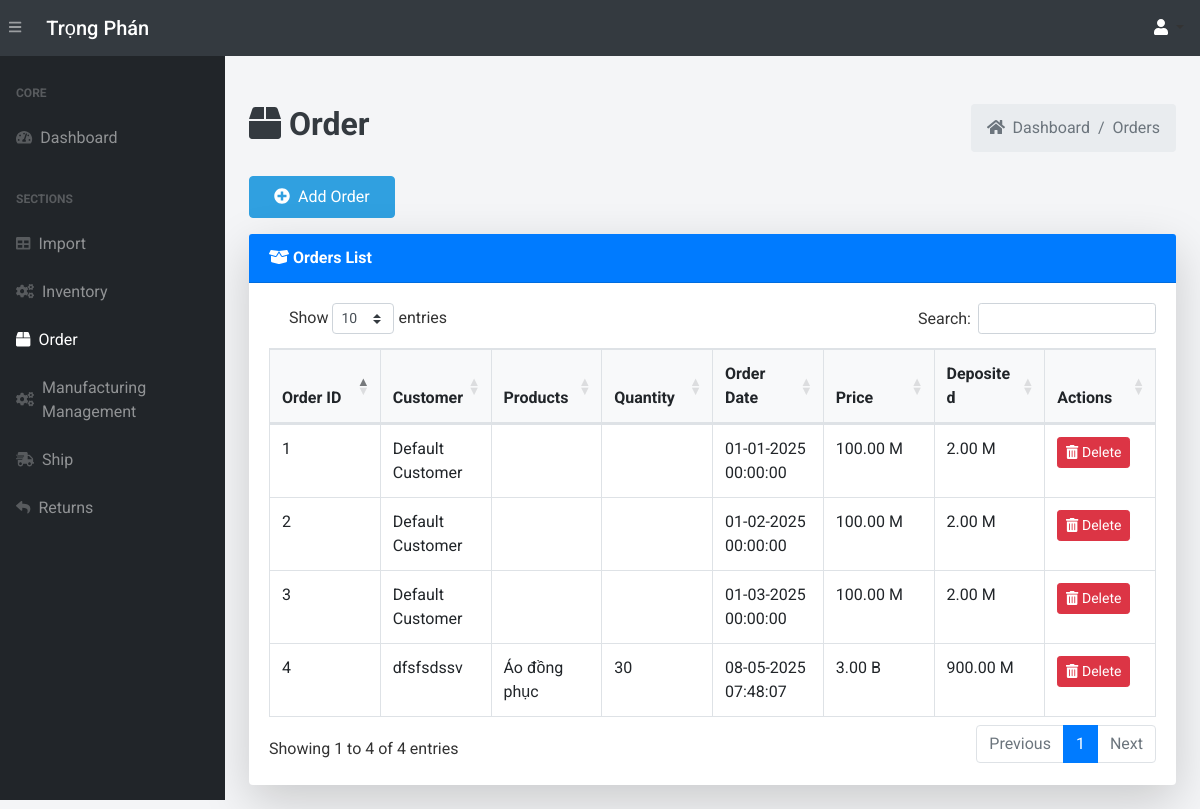
Page /order/ (signed in) on the committed database.
### app.py (models this page shows, shortened)
class Order(db.Model):
    __tablename__ = 'orders'
    order_id = db.Column(db.Integer, primary_key=True)
    cus_name = db.Column(db.String(255), nullable=False)  # Customer Name
    cus_contact = db.Column(db.String(255), nullable=False)  # Customer Contact
    cus_address = db.Column(db.String(255), nullable=False)  # Customer Address
    order_date = db.Column(db.DateTime, default=vietnam_now)
    price = db.Column(db.Numeric(10, 2), nullable=False)
    deposit_amount = db.Column(db.Float, nullable=False, default=0.0)
    deposit_percent = db.Column(db.Float, nullable=False, default=0.0)
    status = db.Column(db.String(50), default="Processing")
    order_details = db.relationship('OrderDetail', backref='order_relation', lazy=True)

class OrderDetail(db.Model):
    __tablename__ = 'order_details'
    order_detail_id = db.Column(db.Integer, primary_key=True)
    order_id = db.Column(db.Integer, db.ForeignKey('orders.order_id'))
    product_name = db.Column(db.String(100))
    product_price = db.Column(db.Float)
    quantity = db.Column(db.Integer)
    odstarus=db.Column(db.String(50), default="Processing")
    import_id = db.Column(db.Integer, db.ForeignKey('imports.import_id'))  # Import relation
    import_record = db.relationship('Import', backref='order_details', lazy=True)

### app.py (the view)
@app.route('/order/', methods=["GET", "POST"])
@login_required
def view_order():
    orders = Order.query.all()
    return render_template("order.html", orders=orders)

### app.py (called while the page is built, shortened)
@login_manager.user_loader
def load_user(user_id):
    return User.query.get(int(user_id))

def add_monthly_data():
    current_year = datetime.now().year
    months = [f"{current_year}-{str(month).zfill(2)}" for month in range(1, 4)]  # Tháng 1 đến tháng 6
    for month in months:
        existing_month_data = db.session.query(Order).filter(Order.order_date.like(f'{month}%')).first()
    db.session.commit()

@app.before_request
def initialize_data():
    add_monthly_data()

@app.template_filter('format_price')
@login_required
def format_price(value):
    try:
        if value >= 1000000000:
            return "{:,.2f} B".format(value / 1000000000)
        elif value >= 1000000:
            return "{:,.2f} M".format(value / 1000000)
        return "{:,.2f}".format(value)
    except (ValueError, TypeError):
        return value

### templates/order.html (shortened to what this page needs)
{% extends 'base.html' %}
{% block content %}
<main>
    <div class="container-fluid mt-5">
        <div class="d-flex justify-content-between align-items-center mb-4">
            <h1 class="text-dark font-weight-bold"  style="font-size: 2rem;"><i class="fas fa-box"></i> Order</h1>
            <ol class="breadcrumb mb-0">
                <li class="breadcrumb-item"><a href="/" class="text-decoration-none text-muted"><i class="fas fa-home mr-1"></i> Dashboard</a></li>
                <li class="breadcrumb-item active">Orders</li>
            </ol>
        </div>
        <a href="/add-order/" class="btn btn-add px-4 py-2 mb-3">
            <i class="fas fa-plus-circle mr-2"></i>Add Order
        </a>
        <div class="card shadow-lg border-0 mb-4">
            <div class="card-header bg-primary text-white font-weight-bold">
                <i class="fas fa-box-open"></i> Orders List
            </div>
            <div class="card-body">
                <div class="table-responsive">
                    {% if orders %}
                        <table class="table table-bordered table-hover" id="dataTable" width="100%" cellspacing="0" style="table-layout: fixed;">
                            <thead class="bg-light">
                                <tr>
                                    <th>Order ID</th>
                                    <th>Customer</th>
                                    <th>Products</th>
                                    <th>Quantity</th>
                                    <th>Order Date</th>
                                    <th>Price</th>
                                    <th>Deposited</th>
                                    <th>Actions</th>
                                </tr>
                            </thead>
                            <tbody>
                                {% for order in orders %}
                                    <tr>
                                        <td>{{ order.order_id }}</td>
                                        <td>{{ order.cus_name }}</td>
                                        <td>
                                            {% for order_detail in order.order_details %}
                                                {{ order_detail.product_name }} <br>
                                            {% endfor %}
                                        </td>
                                        <td>
                                            {% for order_detail in order.order_details %}
                                                {{ order_detail.quantity }}<br>
                                            {% endfor %}
                                        </td>
                                        <td>{{ order.order_date.strftime('%d-%m-%Y %H:%M:%S') }}</td>
                                        <td>{{ order.price | format_price }}</td>
                                        <td>{{ order.deposit_amount | format_price }}</td>
                                        <td>
                                            <form action="{{ url_for('deleteOrder', order_id=order.order_id) }}" method="POST" style="display:inline;">
                                                <button type="submit" class="btn btn-danger btn-sm hover-shadow" onclick="return confirm('Are you sure you want to delete this order item?')">
                                                    <i class="fas fa-trash-alt"></i> Delete
                                                </button>
                                            </form>
                                        </td>
                                    </tr>
                                {% endfor %}
                            </tbody>
                        </table>
                    {% else %}
                        <p>No orders found.</p>
                    {% endif %}
                </div>
            </div>
        </div>
    </div>
</main>
{% endblock %}

### templates/base.html (shortened to what this page needs)
<!DOCTYPE html>
<html lang="en">
<head>
    <link href="https://stackpath.bootstrapcdn.com/bootstrap/4.5.2/css/bootstrap.min.css" rel="stylesheet">
    <link href="https://cdnjs.cloudflare.com/ajax/libs/bootstrap-select/1.13.1/css/bootstrap-select.min.css" rel="stylesheet">
    <link href="https://cdnjs.cloudflare.com/ajax/libs/animate.css/4.1.1/animate.min.css" rel="stylesheet">
    <link href="https://cdn.datatables.net/1.10.20/css/dataTables.bootstrap4.min.css" rel="stylesheet" />
    <link rel="stylesheet" href="{{ url_for('static', filename='css/bootstrap/styles.css') }}">
</head>
<body class="sb-nav-fixed">
    <nav class="sb-topnav navbar navbar-expand navbar-dark bg-dark">
        <button class="btn btn-link btn-sm order-1 order-lg-0" id="sidebarToggle" href="#">
            <i class="fas fa-bars"></i>
        </button>
        <a class="navbar-brand" href="/">Trọng Phán</a>
        <div class="d-flex align-items-center ml-3 ml-lg-auto">
            <div class="dropdown">
                <span class="dropdown-toggle" id="userDropdown" data-toggle="dropdown" aria-haspopup="true" aria-expanded="false" style="cursor: pointer;">
                    <i class="fas fa-user" style="color:white"></i>
                </span>
            </div>
        </div>
    </nav>
    <div id="layoutSidenav">
        <div id="layoutSidenav_nav">
            <nav class="sb-sidenav accordion sb-sidenav-dark" id="sidenavAccordion">
                <div class="sb-sidenav-menu">
                    <div class="nav">
                        <div class="sb-sidenav-menu-heading">Core</div>
                        <a class="nav-link" href="/dashboard/">
                            <div class="sb-nav-link-icon"><i class="fas fa-tachometer-alt"></i></div>
                            Dashboard
                        </a>
                        <div class="sb-sidenav-menu-heading">Sections</div>
                        <a class="nav-link" href="/import/">
                            <div class="sb-nav-link-icon"><i class="fas fa-table"></i></div>
                            Import
                        </a>
                        <a class="nav-link" href="/inventory/">
                            <div class="sb-nav-link-icon"><i class="fas fa-cogs"></i></div>
                            Inventory
                        </a>
                        <a class="nav-link" href="/order/">
                            <div class="sb-nav-link-icon"><i class="fas fa-box"></i></div>
                            Order
                        </a>
                        <a class="nav-link" href="/view-product-batches/">
                            <div class="sb-nav-link-icon"><i class="fas fa-cogs"></i></div>
                            Manufacturing Management
                        </a>
                        <a class="nav-link" href="/shipping-queue/">
                            <div class="sb-nav-link-icon"><i class="fas fa-shipping-fast"></i></div>
                            Ship
                        </a>
                        <a class="nav-link" href="/create-return">
                            <div class="sb-nav-link-icon"><i class="fas fa-reply"></i></div>
                            Returns
                        </a>
                    </div>
                </div>
            </nav>
        </div>
        <div id="layoutSidenav_content">
            {% block content %}{% endblock %}
        </div>
    </div>
    <link href="https://cdn.jsdelivr.net/npm/select2@4.1.0-rc.0/dist/css/select2.min.css" rel="stylesheet" />
</body>
</html>

### templates/base.html (style rules this page uses)
body { font-family: 'Roboto', sans-serif; background-color: #f4f5f7; color: #333; }
.navbar { background-color: #007bff; }
.navbar a { color: white !important; font-weight: 500; }
.sb-nav-link-icon { color: #28a745; }
.sb-sidenav-dark { background-color: #212529; }
.sb-sidenav-menu-heading { color: #f8f9fa; text-transform: uppercase; font-weight: bold; }
#dataTable { width: 100% !important; margin-top: 20px; }

### rows in the picture
Order: order_id "1", cus_name "Default Customer", order_date "01-01-2025 00:00:00", price "100.00 M", deposit_amount "2.00 M"
Order: order_id "2", cus_name "Default Customer", order_date "01-02-2025 00:00:00", price "100.00 M", deposit_amount "2.00 M"
Order: order_id "3", cus_name "Default Customer", order_date "01-03-2025 00:00:00", price "100.00 M", deposit_amount "2.00 M"
Order: order_id "4", cus_name "dfsfsdssv", order_date "08-05-2025 07:48:07", price "3.00 B", deposit_amount "900.00 M"
OrderDetail: product_name "Áo đồng phục", quantity "30"
